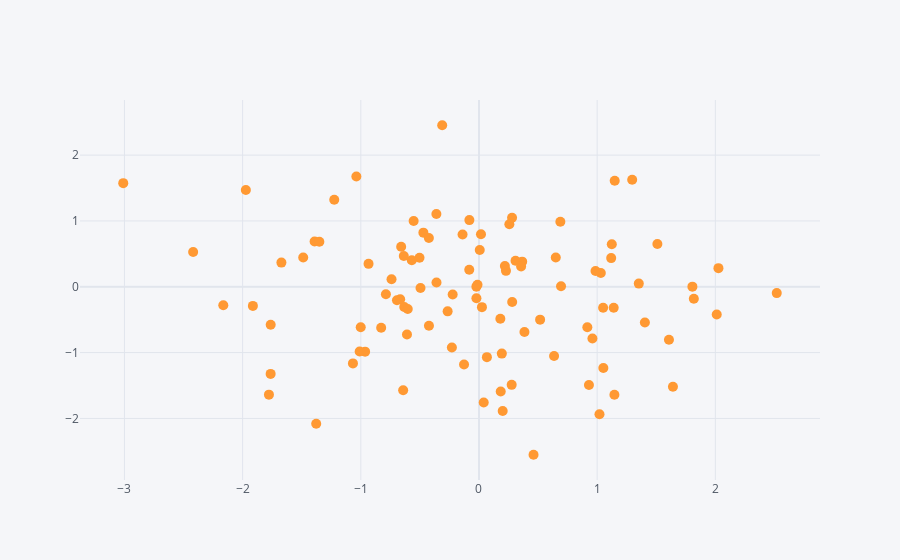

This figure's notebook cell:
### Code cell
df.iplot(kind = 'scatter', x = 'A', y = 'B', mode = 'markers', size = 10)
